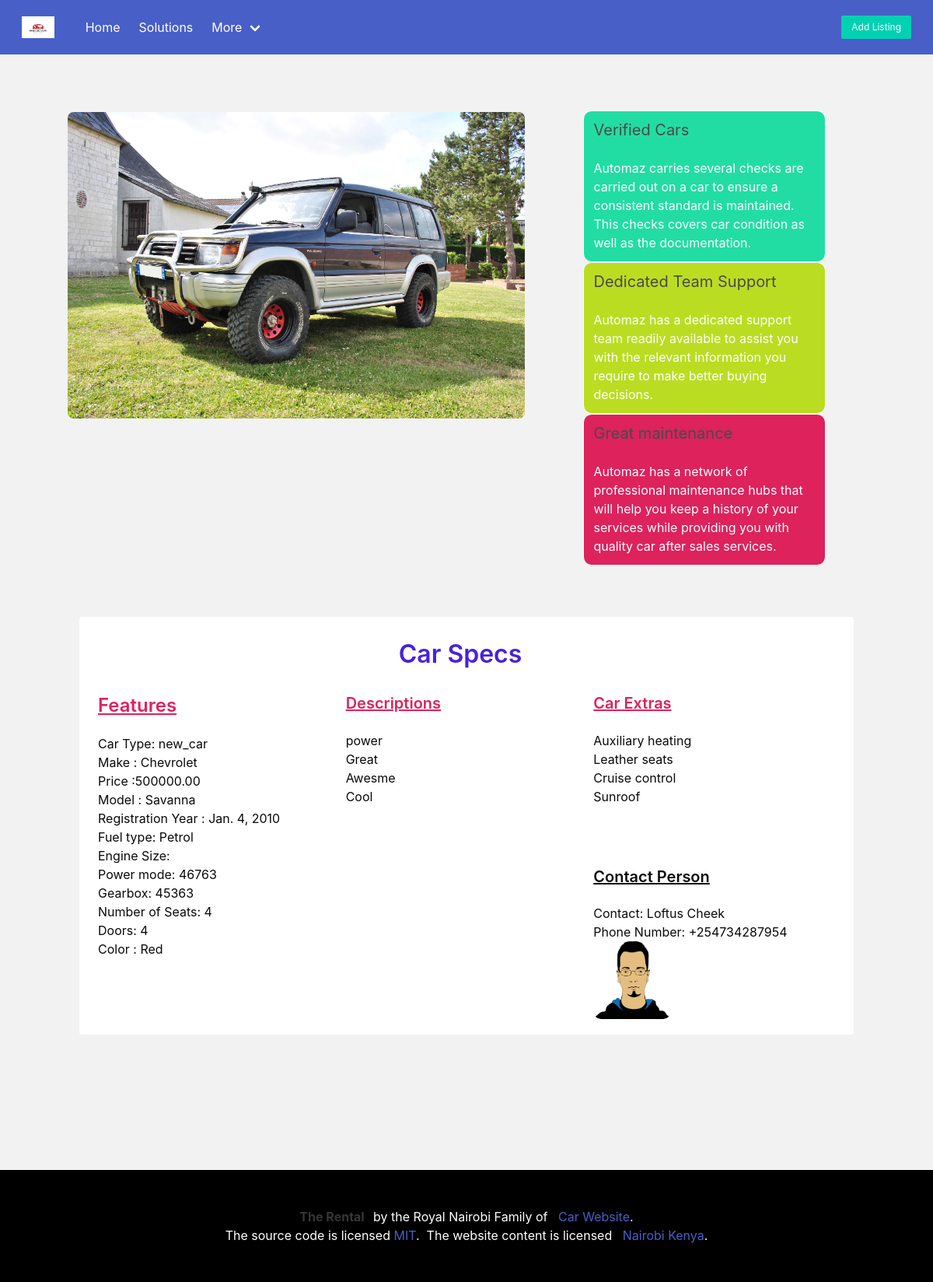
The page /car/10 on the database its author committed.
### car_fleet/models.py (models this page shows, shortened)
class Car(models.Model):
    custom_user = models.ForeignKey(CustomUser, on_delete=models.CASCADE)
    car_image = models.ImageField(upload_to ='motors', default='race.jpg')
    car_category = models.ForeignKey(Category, null=True, on_delete=models.CASCADE)
    make = models.CharField(max_length=255, choices=CAR_MAKES)
    price = models.DecimalField(max_digits=10,decimal_places=2)
    model_type = models.CharField(max_length= 255, choices=CAR_MANUFACTURER)
    release_year = models.DateField(null=True)
    fuel = models.CharField(max_length=255)
    engine_mode_size = models.CharField(max_length=255)
    power = models.CharField(max_length=255)
    gearbox = models.CharField(max_length=255)
    number_of_seats = models.IntegerField()
    doors = models.IntegerField()
    color = models.CharField(max_length=255)
    description = models.ManyToManyField(Description)
    extra =  models.ManyToManyField(CarExtra)
    slug = models.SlugField(null=True)
    contact = models.ForeignKey(Contact,on_delete=models.CASCADE, null=True)
    class Meta:
        ordering = ["release_year"]

class Category(models.Model):
    name = models.CharField(max_length=255, choices=CAR_CATEGORY, default='used_car')
    slug = models.SlugField(null=True, unique= True)
    class Meta:
        verbose_name = 'categorie'
    def __str__(self):
        return self.name

class Description(models.Model):
    desc_1 = models.CharField(max_length=255)
    desc_2 = models.CharField(max_length=255)
    desc_3 = models.CharField(max_length=255)
    desc_4 = models.CharField(max_length=255)
    desc_5 = models.CharField(max_length=255)

class CarExtra(models.Model):
    extra_1 = models.CharField(max_length= 30)
    extra_2 = models.CharField(max_length= 30)
    extra_3 = models.CharField(max_length= 30)
    extra_4 = models.CharField(max_length= 30)

class Contact(models.Model):
    dealer= models.CharField(max_length=30)
    avatar = models.ImageField(upload_to="media/profiles", null=True)
    phone_number = PhoneNumberField()
    def __str__(self):
        return self.dealer
        return '%s'% (self.dealer_name)

### car_fleet/views.py (the view)
# urls.py: path('car/<int:pk>',CarDetailAccessView.as_view(), name='car'),
class CarDetailAccessView(DetailView):
    model = Car
    template_name ='pages/car_detail.html'
    success_url = 'home'

### accounts/templates/pages/car_detail.html (shortened to what this page needs)
{% extends 'main.html' %}
{% load humanize %}
{% block content %}
{% load thumbnail %}
<section class='section is-medium'>
  <div class="container is-fullhd">
    <div class="columns">
      <div class="column is-7 is-mobile">
        <figure class="image">
          <img src ="{{object.car_image.url}}" style="border-radius:8px; heigth:50px; width:100%;" />
        </figure>
      </div>
      <div class="column is-auto">
        {% include 'search/extras.html' %}
      </div>
    </div>
  </div>
  <div class="container is-fullhd" style="padding:30px;">
    <div class="notification is-white">
      <h3 class="title is-3" style="text-align:center; padding:10px;color:#4522DD;">Car Specs</h3>
      <div class="columns">
      <div class="column is-4">
        <h4 class="title is-4" style="text-decoration:underline;color:#DD225C;">Features</h4>
        <p>Car Type: {{object.car_category}}</p>
          <p>Make : {{object.make}}</p>
          <p>Price :{{object.price}}</p>
          <p>Model : {{object.model_type}}</p>
          <p>Registration Year : {{object.release_year}}</p>
          <p>Fuel type: {{object.fuel}}</p>
          <p>Engine Size: {{object.engine_mode}}</p>
          <p>Power mode: {{object.power}}</p>
          <p>Gearbox: {{object.gearbox}}</p>
          <p>Number of Seats: {{object.number_of_seats}}</p>
          <p>Doors: {{object.doors}}</p>
          <p>Color : {{object.color}}</p>
      </div>
      <div class="column is-4">
        <h5 class="title is-5" style="text-decoration:underline;color:#DD225C;">Descriptions</h5>
        {% for e in object.description.all %}
           <p>{{e.desc_1}}</p>
           <p>{{e.desc_2}}</p>
           <p>{{e.desc_3}}</p>
           <p>{{e.desc_4}}</p>
          {% endfor%}
      </div>
      <div class="column is-4">
        <h4 class="title is-5" style="text-decoration:underline;color:#DD225C;">Car Extras</h4>
        {% for extras in object.extra.all %}
            <p>{{extras.extra_1}}</p>
            <p>{{extras.extra_2}}</p>
            <p>{{extras.extra_3}}</p>
            <p>{{extras.extra_4}}</p>
          {% endfor%}
          <h4 class="title is-5" style="text-decoration:underline;margin-top:80px;">Contact Person</h4>
           <p>Contact: {{object.contact}}</p>
          <p>Phone Number: {{object.contact.phone_number }}</p>
          <figure class="image is-round ">
            <img src="{{object.contact.avatar.url }}" style="border-radius:10px; height:100px; width:100px;"/>
          </figure>
      </div>
    </div>
  </div>
</section>
{% endblock content %}

### accounts/templates/main.html (shortened to what this page needs)
{% load static %}
<!DOCTYPE html>
<html>
    <head>
        <link rel="stylesheet" href="{% static 'asset/index.css' %}">
        <link rel="stylesheet" href="https://stackpath.bootstrapcdn.com/bootstrap/4.3.1/css/bootstrap.min.css">
        <link rel="stylesheet" href="https://cdn.jsdelivr.net/npm/bulma@0.9.4/css/bulma.min.css">
    </head>
<body style="background-color:#f2f2f2;">
        {% include 'partials/header.html' %}
        {% block content %}
        {% endblock%}
        {% include 'partials/footer.html' %}
    </body>
</html>

### accounts/templates/partials/header.html (shortened to what this page needs)
{% load static %}
<!DOCTYPE html>
<html>
  <head>
    <link rel="stylesheet" href="{% static 'asset/index.css' %}">
    <link rel="stylesheet" href="https://cdn.jsdelivr.net/npm/bulma@0.9.4/css/bulma.min.css">
  </head>
  <body>
    <nav class="navbar is-link is-fixed-top" role="navigation" aria-label="main navigation">
      <div class="navbar-brand">
        <a class="navbar-item" href="{% url 'car_fleet:home' %}">
          <img src="{% static 'logo/download.jpeg' %}" width="100%" height="50px" />
        </a>
      </div>
      <div id="navbarBasicExample" class="navbar-menu">
        <div class="navbar-start">
          <a class="navbar-item" href="{% url 'car_fleet:home' %}">
            Home
          </a>
          <a class="navbar-item">
            Solutions
          </a>
          <div class="navbar-item has-dropdown is-hoverable">
            <a class="navbar-link">
              More
            </a>
          </div>
        </div>
        <div class="navbar-end">
          <div class="navbar-item">
            <div class="buttons">
                 <a class="button is-primary is-small" href="{% url 'accounts:login' %}">Add Listing
                 </a>
            </div>
          </div>
        </div>
      </div>
    </nav>
  </body>
</html>

### accounts/templates/search/extras.html
 <section class='section'>
    <div class="container is-fullhd">
        <div class="columns" style="margin-top:-50px;">
            <div class="column is-mobile" style="border:solid 1px; background-color:#22DDA3;border-radius:11px;color:#fff;">
                <h3 class="subtitle is-5">Verified Cars</h3>
                <p>Automaz carries several checks are carried out on a car to ensure a consistent standard is maintained. This checks covers car condition as well as the documentation.</p>
            </div>
        </div>
        <div class="columns">
            <div class="column" style="border:solid 1px; background-color:#BADD22;border-radius:11px;color:#fff;">
                <h3 class="subtitle is-5">Dedicated Team Support</h3>
                <p>Automaz has a dedicated support team readily available to assist you with the relevant information you require to make better buying decisions.</p>
            </div>
        </div>
        <div class="columns">
            <div class="column" style="border:solid 1px; background-color:#DD225C;border-radius:11px;color:#fff;">
                <h3 class="subtitle is-5">Great maintenance</h3>
                <p>Automaz has a network of professional maintenance hubs that will help you keep a history of your services while providing you with quality car after sales services.</p>
            </div>
        </div>
    </div>
 </section>

### accounts/templates/partials/footer.html (shortened to what this page needs)
<footer class="footer" style="background-color:#000; height:5px!important; text-align:center; color:#fff;">
  <div class="content has-text-centered">
    <p>
      <strong>The Rental &nbsp </strong> by the Royal Nairobi  Family of &nbsp <a href="#">Car Website</a>.<br/>The source code is licensed
      <a href="#">MIT</a>.&nbsp The website content
      is licensed <a href="#">&nbsp Nairobi Kenya</a>.
    </p>
  </div>
</footer>

### rows shown on the page
Car: car_image (picture), car_category "new_car", make "Chevrolet", price "500000.00", model_type "Savanna", release_year "Jan. 4, 2010", fuel "Petrol", power "46763", gearbox "45363", number_of_seats "4", doors "4", color "Red", contact "Loftus Cheek", contact.phone_number "+254734287954", contact.avatar (picture)
Description: desc_1 "power", desc_2 "Great", desc_3 "Awesme", desc_4 "Cool"
CarExtra: extra_1 "Auxiliary heating", extra_2 "Leather seats", extra_3 "Cruise control", extra_4 "Sunroof"
